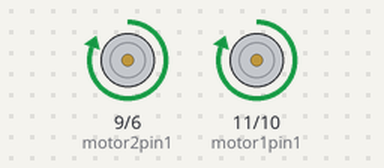
Recording of a sketch running on a simulated Arduino Uno, built with avr-gcc and run on an emulated ATmega328P. On the bench: motor-driver pin pairs drawn as motors (green arrow = first pin HIGH = forward, orange = second pin HIGH = backward, longer = more drive). What the sketch prints to the serial monitor is not drawn.

Above: at 0.5 s.
Timing chart, 0 to 4.6 s (numbered marks = the images above):
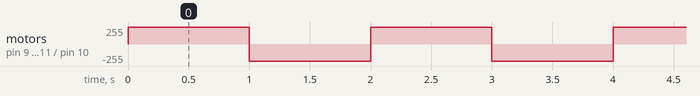

The sketch:

lm298.ino
```cpp
/*Date:     03-09-2022
By:         Maderdash
This is just a test code to test if the driver is running correctly.
We are not useing the EN pins on the controller.
Be sure the jumpers are conected to the EN pins. Or apply 5v to both pins.
*/

#define motor1pin1 11
#define motor1pin2 10

#define motor2pin1 9
#define motor2pin2 6

void setup() {
  // put your setup code here, to run once:
  pinMode(motor1pin1, OUTPUT);
  pinMode(motor1pin2, OUTPUT);
  pinMode(motor2pin1, OUTPUT);
  pinMode(motor2pin2, OUTPUT);
  Serial.begin(9600);
}

void loop() {
  analogWrite(motor1pin1, 255);
  analogWrite(motor1pin2, 0);

  analogWrite(motor2pin1, 255);
  analogWrite(motor2pin2, 0);
  Serial.println("direction A is turing now.");
  delay(1000);


  analogWrite(motor1pin1, 0);
  analogWrite(motor1pin2, 255);

  analogWrite(motor2pin1, 0);
  analogWrite(motor2pin2, 255);
  Serial.println("direction A is turing now.");
  delay(1000);
}
```

Measured:
- by itself, motor on pin 9 (motor2pin1) / pin 6 (motor2pin2), motor on pin 11 (motor1pin1) / pin 10 (motor1pin2): alternates forward 255/255 for 1.0 s and backward 255/255 for 1.0 s
